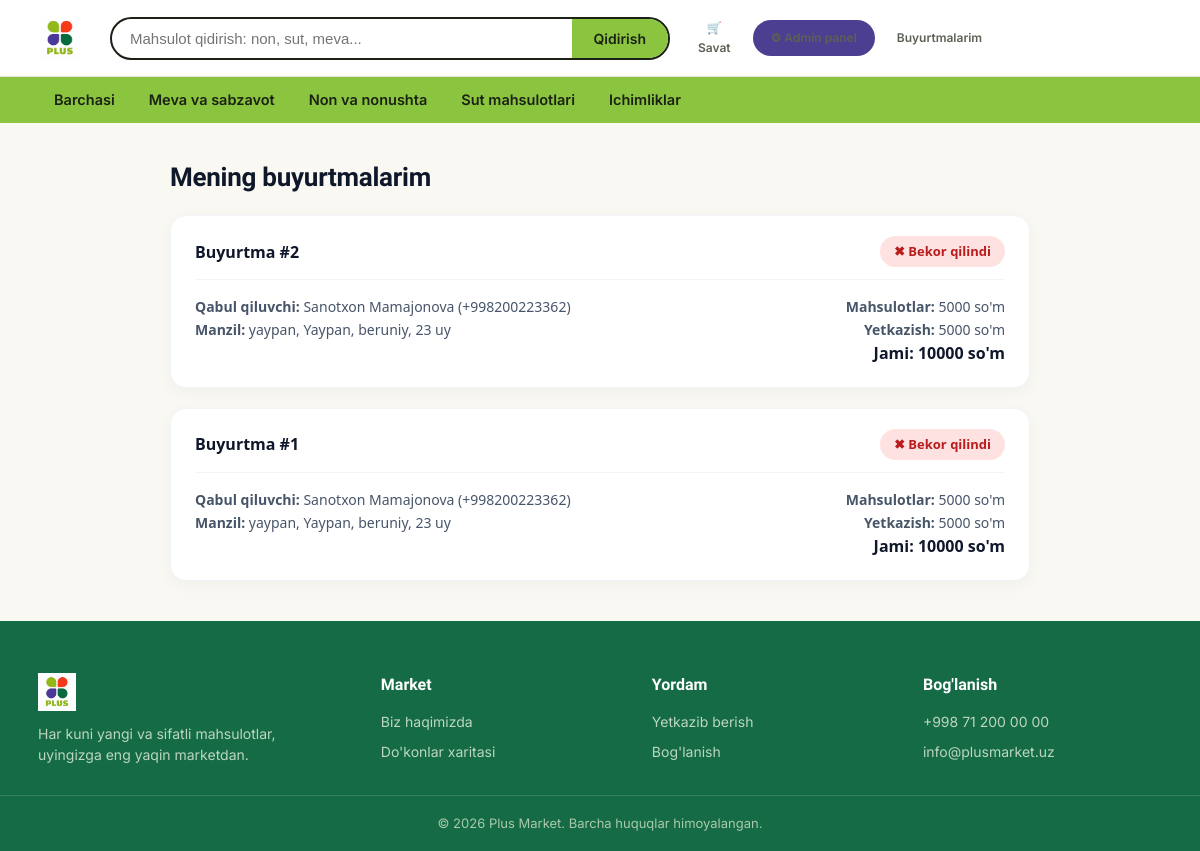
Screenshot of /my-orders/ (signed in) with the database file from the repository.
### product/models.py (models this page shows, shortened)
class Order(models.Model):
    STATUS_CHOICES = (
        ('pending', 'Kutilmoqda'),
        ('processing', 'Jarayonda'),
        ('completed', 'Bajarildi'),
        ('canceled', 'Bekor qilindi'),
    )
    user = models.ForeignKey(CustomUser, on_delete=models.SET_NULL, null=True, blank=True, verbose_name="Xaridor")
    full_name = models.CharField(max_length=150, verbose_name="F.I.O")
    phone_number = models.CharField(max_length=20, verbose_name="Telefon raqam")
    region = models.ForeignKey(Region, on_delete=models.SET_NULL, null=True, verbose_name="Yetkazib berish hududi")
    address = models.TextField(verbose_name="Aniq manzil (Uy, ko'cha, mo'ljal)")
    product_total = models.DecimalField(max_digits=12, decimal_places=0, verbose_name="Mahsulotlar summasi")
    delivery_fee = models.DecimalField(max_digits=10, decimal_places=0, verbose_name="Yetkazib berish narxi")
    total_amount = models.DecimalField(max_digits=12, decimal_places=0, verbose_name="Jami umumiy summa")
    status = models.CharField(max_length=20, choices=STATUS_CHOICES, default='pending', verbose_name="Buyurtma holati")
    created_at = models.DateTimeField(auto_now_add=True, verbose_name="Yaratilgan vaqti")
    class Meta:
        verbose_name = "Buyurtma"
        verbose_name_plural = "Buyurtmalar"

class Region(models.Model):
    name = models.CharField(max_length=100, verbose_name="Viloyat/Hudud nomi")
    delivery_cost = models.DecimalField(max_digits=10, decimal_places=0, verbose_name="Yetkazib berish narxi (so'm)")
    class Meta:
        verbose_name = "Hudud va Yetkazib berish"
        verbose_name_plural = "Hududlar va Yetkazib berish"

### product/views.py (the view)
# urls.py: path('my-orders/', views.my_orders, name='my_orders'),
def my_orders(request):
    if request.user.is_authenticated:
        orders = Order.objects.filter(user=request.user).order_by('-id')
    else:
        orders = []
    return render(request, 'my_orders.html', {'orders': orders})

### templates/my_orders.html (shortened to what this page needs)
{% extends 'base.html' %}
{% block content %}
<div class="orders-container">
    <h1 class="orders-title">Mening buyurtmalarim</h1>
    {% if orders %}
        {% for order in orders %}
            <div class="order-card">
                <div class="order-header">
                    <span class="order-id">Buyurtma #{{ order.id }}</span>
                    {% if order.status == 'pending' %}
                        <span class="order-status status-pending">⏳ Qabul qilindi (Jarayonda)</span>
                    {% elif order.status == 'processing' %}
                        <span class="order-status status-processing">📦 Yetkazishga tayyorlanmoqda</span>
                    {% elif order.status == 'shipped' %}
                        <span class="order-status status-shipped">🚚 Yo'lda (Kuryerda)</span>
                    {% elif order.status == 'delivered' %}
                        <span class="order-status status-delivered">✓ Yetkazib berildi</span>
                    {% else %}
                        <span class="order-status status-cancelled">✖ Bekor qilindi</span>
                    {% endif %}
                </div>
                <div class="order-body">
                    <div>
                        <p><strong>Qabul qiluvchi:</strong> {{ order.full_name }} ({{ order.phone_number }})</p>
                        <p><strong>Manzil:</strong> {{ order.region.name }}, {{ order.address }}</p>
                    </div>
                    <div style="text-align: right;">
                        <p><strong>Mahsulotlar:</strong> {{ order.product_total }} so'm</p>
                        <p><strong>Yetkazish:</strong> {{ order.delivery_fee }} so'm</p>
                        <p style="font-size: 16px; color: #0f172a;"><strong>Jami: {{ order.total_amount }} so'm</strong></p>
                    </div>
                </div>
            </div>
        {% endfor %}
    {% endif %}
</div>
{% endblock %}

### templates/base.html (shortened to what this page needs)
{% load static %}
<!DOCTYPE html>
<html lang="uz">
<head>
  <link rel="stylesheet" href="{% static 'css/style.css' %}">
</head>
<body>
  <header class="site-header">
    <div class="wrap">
      <a href="{% url 'home' %}" class="brand">
        <img src="{% static 'img/logo.webp' %}" alt="Plus Market">
      </a>
      <form class="search" action="{% url 'search' %}" method="get">
        <input type="text" name="q" placeholder="Mahsulot qidirish: non, sut, meva..." value="{{ request.GET.q }}">
        <button type="submit">Qidirish</button>
      </form>
      <div class="header-actions">
        <a href="{% url 'cart' %}">
          <span class="icon-badge">🛒{% if cart_count %}<span class="count">{{ cart_count }}</span>{% endif %}</span>
          Savat
        </a>
        <a href="/admin/" class="admin-btn">⚙ Admin panel</a>
        <a href="{% url 'my_orders' %}">Buyurtmalarim</a>
      </div>
    </div>
  </header>
  <nav class="catnav">
    <ul>
      <li><a href="{% url 'catalog' %}">Barchasi</a></li>
      <li><a href="#">Meva va sabzavot</a></li>
      <li><a href="#">Non va nonushta</a></li>
      <li><a href="#">Sut mahsulotlari</a></li>
      <li><a href="#">Ichimliklar</a></li>
    </ul>
  </nav>
  <main>
    {% block content %}{% endblock %}
  </main>
  <footer class="site-footer">
    <div class="wrap">
      <div class="foot-brand">
        <img src="{% static 'img/logo.webp' %}" alt="Plus Market">
        <p>Har kuni yangi va sifatli mahsulotlar, uyingizga eng yaqin marketdan.</p>
      </div>
      <div>
        <h4>Market</h4>
        <ul>
          <li><a href="#">Biz haqimizda</a></li>
          <li><a href="#">Do'konlar xaritasi</a></li>
        </ul>
      </div>
      <div>
        <h4>Yordam</h4>
        <ul>
          <li><a href="#">Yetkazib berish</a></li>
          <li><a href="#">Bog'lanish</a></li>
        </ul>
      </div>
      <div>
        <h4>Bog'lanish</h4>
        <ul>
          <li>+998 71 200 00 00</li>
          <li>info@plusmarket.uz</li>
        </ul>
      </div>
    </div>
    <div class="foot-bottom">© {% now "Y" %} Plus Market. Barcha huquqlar himoyalangan.</div>
  </footer>
</body>
</html>

### product/static/css/style.css (style rules this page uses)
:root { --green: #8bc53f; --green-dark: #5a8c22; --red: #e8402a; --purple: #4c3f91; --forest: #146b45; --cream: #faf8f2; --ink: #1c2116; --ink-soft: #5b6155; --line: #e7e3d6; --radius-blob: 42% 58% 55% 45% / 48% 42% 58% 52%; }
* { box-sizing:border-box; margin:0; padding:0; }
html { scroll-behavior:smooth; }
body { font-family:'Inter', sans-serif; color:var(--ink); background:var(--cream); line-height:1.5; -webkit-font-smoothing:antialiased; }
img { max-width:100%; display:block; }
a { color:inherit; text-decoration:none; }
ul { list-style:none; }
button { font-family:inherit; cursor:pointer; border:none; }
h1,h2,h3,.headline { font-family:'Baloo 2', sans-serif; font-weight:700; line-height:1.08; letter-spacing:-0.01em; }
.wrap { max-width:1180px; margin:0 auto; padding:0 28px; }
.site-header { background:#fff; border-bottom:1px solid var(--line); position:sticky; top:0; z-index:40; }
.site-header .wrap { display:flex; align-items:center; gap:28px; padding-top:16px; padding-bottom:16px; }
.brand { display:flex; align-items:center; gap:10px; flex-shrink:0; }
.brand img { height:44px; width:auto; }
.search { flex:1; display:flex; border:2px solid var(--ink); border-radius:999px; overflow:hidden; max-width:560px; }
.search input { flex:1; border:none; padding:11px 18px; font-size:15px; background:transparent; }
.search button { background:var(--green); color:var(--ink); padding:0 22px; font-weight:600; font-size:14px; }
.header-actions { display:flex; align-items:center; gap:22px; flex-shrink:0; }
.header-actions a { display:flex; flex-direction:column; align-items:center; gap:2px; font-size:12px; font-weight:600; color:var(--ink-soft); }
.icon-badge { position:relative; }
.catnav { background:var(--green); }
.catnav ul { display:flex; gap:2px; overflow-x:auto; padding:0 28px; max-width:1180px; margin:0 auto; }
.catnav a { display:block; padding:12px 16px; font-weight:600; font-size:14.5px; color:#1c2116; white-space:nowrap; }
.site-footer { background:var(--forest); color:#dceadd; margin-top:40px; }
.site-footer .wrap { padding:52px 28px 24px; display:grid; grid-template-columns:1.3fr 1fr 1fr 1fr; gap:32px; }
.site-footer h4 { font-family:'Baloo 2'; color:#fff; font-size:16px; margin-bottom:14px; }
.site-footer li { margin-bottom:9px; font-size:14px; color:#bcd6bf; }
.foot-brand img { height:38px; margin-bottom:12px; }
.foot-brand p { font-size:14px; color:#bcd6bf; max-width:32ch; }
.foot-bottom { border-top:1px solid rgba(255,255,255,.14); text-align:center; padding:18px 0; font-size:13px; color:#a9c9ac; }
.admin-btn { background: var(--purple, #4c3f91); color: #fff; padding: 9px 18px; border-radius: 999px; font-weight: 600; font-size: 13.5px; white-space: nowrap; }

### templates/my_orders.html (style rules this page uses)
.orders-container { max-width: 900px; margin: 40px auto; padding: 0 20px; font-family: 'Segoe UI', Roboto, sans-serif; }
.orders-title { font-size: 26px; font-weight: 700; color: #0f172a; margin-bottom: 24px; }
.order-card { background: #ffffff; border-radius: 16px; padding: 20px 24px; margin-bottom: 20px; box-shadow: 0 4px 15px rgba(0,0,0,0.04); border: 1px solid #f1f5f9; }
.order-header { display: flex; justify-content: space-between; align-items: center; border-bottom: 1px solid #f1f5f9; padding-bottom: 12px; margin-bottom: 16px; }
.order-id { font-weight: 700; font-size: 16px; color: #0f172a; }
.order-status { padding: 6px 14px; border-radius: 20px; font-size: 13px; font-weight: 600; }
.status-cancelled { background: #fee2e2; color: #b91c1c; }
.order-body { display: flex; justify-content: space-between; font-size: 14px; color: #475569; line-height: 1.6; }

### rows the page displays
Order: id "2", status "✖ Bekor qilindi", full_name "Sanotxon Mamajonova", phone_number "+998200223362", region.name "yaypan", address "Yaypan, beruniy, 23 uy", product_total "5000", delivery_fee "5000", total_amount "10000"
Order: id "1", status "✖ Bekor qilindi", full_name "Sanotxon Mamajonova", phone_number "+998200223362", region.name "yaypan", address "Yaypan, beruniy, 23 uy", product_total "5000", delivery_fee "5000", total_amount "10000"
